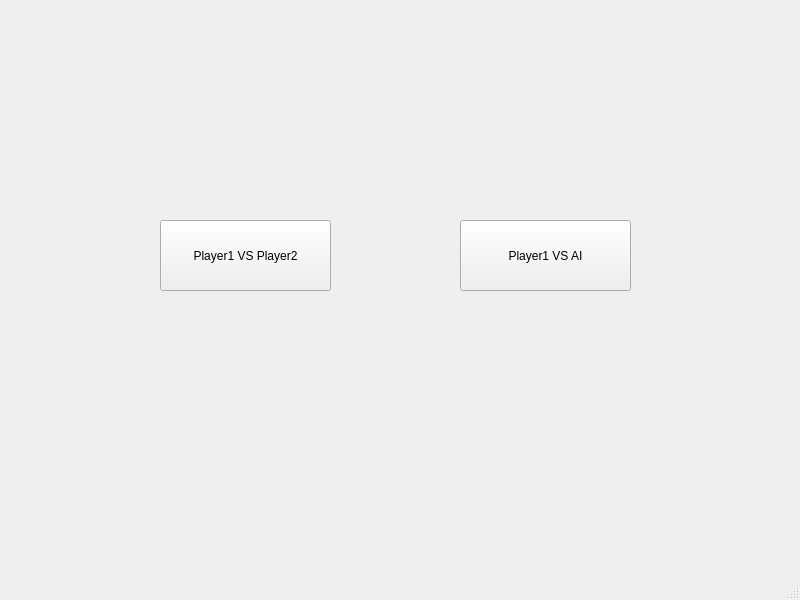
<?xml version="1.0" encoding="UTF-8"?>
<ui version="4.0">
 <class>MainWindow</class>
 <widget class="QMainWindow" name="MainWindow">
  <property name="geometry">
   <rect>
    <x>0</x>
    <y>0</y>
    <width>800</width>
    <height>600</height>
   </rect>
  </property>
  <property name="windowTitle">
   <string>MainWindow</string>
  </property>
  <widget class="QWidget" name="centralwidget">
   <widget class="QPushButton" name="pvpButton">
    <property name="geometry">
     <rect>
      <x>160</x>
      <y>220</y>
      <width>171</width>
      <height>71</height>
     </rect>
    </property>
    <property name="text">
     <string>Player1 VS Player2</string>
    </property>
   </widget>
   <widget class="QPushButton" name="aiButton">
    <property name="geometry">
     <rect>
      <x>460</x>
      <y>220</y>
      <width>171</width>
      <height>71</height>
     </rect>
    </property>
    <property name="text">
     <string>Player1 VS AI</string>
    </property>
   </widget>
  </widget>
  <widget class="QMenuBar" name="menubar">
   <property name="geometry">
    <rect>
     <x>0</x>
     <y>0</y>
     <width>800</width>
     <height>21</height>
    </rect>
   </property>
  </widget>
  <widget class="QStatusBar" name="statusbar"/>
 </widget>
 <resources/>
 <connections/>
</ui>
